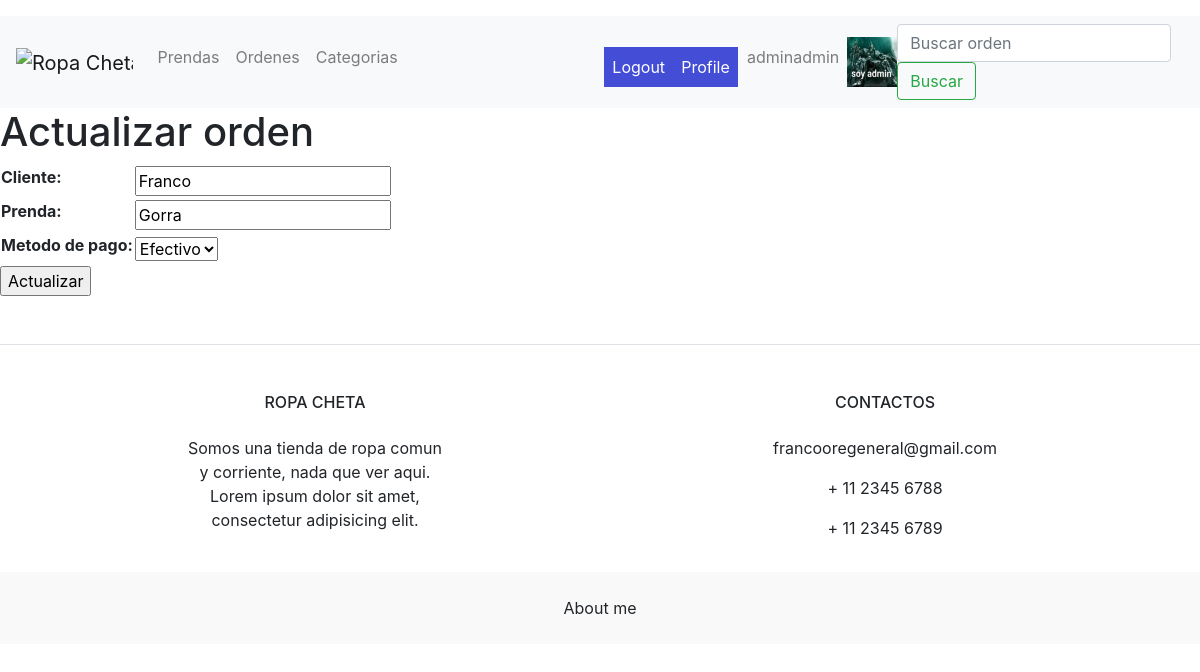
Page /orders/update-order/1/ (signed in) on the committed database.
### users/models.py (models this page shows)
class UserProfile(models.Model):
    class Meta:
        verbose_name_plural = 'Perfiles de usuarios'
    user = models.OneToOneField(User, on_delete=models.CASCADE, related_name='profile', verbose_name='Usuario')
    phone = models.CharField(max_length=25, null=True, blank=True, verbose_name='Numero telefonico')
    birth_date = models.DateField(null=True, blank=True, verbose_name='Fecha de nacimiento')
    profile_picture = models.ImageField(upload_to='profile_images', null=True, blank=True)

### orders/models.py (models this page shows)
class Order(models.Model):
    class Meta:
        verbose_name_plural = 'Ordenes'
    CHOICES = (
        ('Cash', 'Efectivo'),
        ('Card', 'Tarjeta'),
    )
    client = models.CharField(max_length=123, verbose_name= 'Cliente')
    garment = models.CharField(max_length=123, verbose_name= 'Prenda')
    creation_time = models.DateTimeField(auto_now_add=True, verbose_name= 'Fecha de creación')
    payment_method = models.CharField(choices=CHOICES, max_length=4, verbose_name= 'Metodo de pago')

### orders/views.py (the view, shortened to what this page needs)
# urls.py: path('update-order/<int:pk>/', update_order, name='update_order'),
@user_passes_test(lambda u: u.is_superuser)
def update_order(request, pk):
    provider = Order.objects.get(id=pk)
    if request.method == 'GET':
        context = {
            'form': OrderForm(
                initial={
                    'client':provider.client,
                    'garment':provider.garment,
                    'payment_method':provider.payment_method,
                }
            )
        }
        return render(request, 'orders/update_order.html', context=context)

### orders/forms.py
class OrderForm(forms.Form):
    CHOICES = (
    ('Cash', 'Efectivo'),
    ('Card', 'Tarjeta'),
)
    client = forms.CharField(max_length=123, label = 'Cliente')
    garment = forms.CharField(max_length=123, label = 'Prenda')
    payment_method = forms.ChoiceField(choices = CHOICES, label = 'Metodo de pago')

### Templates/orders/update_order.html (shortened to what this page needs)
{% extends 'base.html' %}
{% block content %}
    <h1>Actualizar orden</h1>
    {% if form %}
        <form action="" method="POST">
            <table>
                {{form.as_table}}
            </table>
            <input type="submit" value="Actualizar">
        </form>
    {% endif %}
{% endblock %}
{% block search %}
<form class="form-inline my-2 my-lg-0" action="/orders/list-orders" method="GET">
    <input class="form-control mr-sm-2" type="search" placeholder="Buscar orden" aria-label="Search" name="search">
    <button class="btn btn-outline-success my-2 my-sm-0" type="submit">Buscar</button>
{% endblock %}

### Templates/base.html (shortened to what this page needs)
<!DOCTYPE html>
<html lang="en">
<head>
    <link rel="stylesheet" href="https://cdn.jsdelivr.net/npm/bootstrap@4.6.2/dist/css/bootstrap.min.css">
</head>
<body>
    <p style="background-image: url('https://i.ibb.co/hmWLZ6V/Captura-de-pantalla-2023-02-04-213633-removebg-preview.png');">
    <header>
        <nav class="navbar navbar-expand-lg navbar-light bg-light">
            <a class="navbar-brand" href="/"><img src="https://i.ibb.co/hmWLZ6V/Captura-de-pantalla-2023-02-04-213633-removebg-preview.png" alt="Ropa Cheta" width="150" height="45" ></a>
            <div class="collapse navbar-collapse" id="navbarSupportedContent">
                <ul class="navbar-nav mr-auto">
                    <li class="nav-item">
                        <a class="nav-link" href="/clothes/list-clothes">Prendas</a>
                    </li>
                    {% if request.user.is_authenticated %}
                        {% if request.user.is_superuser %}
                        <li class="nav-item">
                            <a class="nav-link" href="/orders/list-orders">Ordenes</a>
                        </li>
                        {% endif %}
                    {% endif %}
                    <li class="nav-item">
                        <a class="nav-link" href="/clothes/list-categories">Categorias</a>
                    </li>
                    {% if request.user.is_authenticated %}
                    <li class="nav-item">
                        <a class="nav-link" href="/users/logout/"
                        style="background-color:#434dd6; color: white; border: 0px; position: relative; top: 20%; right: 2%"
                        role="button">Logout</a>
                    </li>
                    <li class="nav-item">
                        <a class="nav-link" href="/users/update/profile/"
                        style="background-color:#434dd6; color: white; border: 0px; position: relative; top: 20%; right: 2%"
                        role='button'>Profile</a>
                    </li>
                    <li class="nav-item">
                        <a class="nav-link" href="/users/update/">{{request.user.username}}</a>
                    </li>
                        {% if request.user.profile.profile_picture.url != '' %}
                            <img src="{{request.user.profile.profile_picture.url}}" alt="profile_picture" width="50px" height="50px">
                        {% endif %}
                    {% endif %}
                </ul>
                {% block search %}
                {% endblock %}
                </form>
            </div>
        </nav>
    </header>
    {% block content %}
    {% endblock %}
    <section class="d-flex justify-content-center justify-content-lg-between p-4 border-bottom">
    </section>
    <section class="">
        <div class="container text-center text-md-start mt-5">
            <div class="row mt-3">
                <div class="col-md-3 col-lg-4 col-xl-3 mx-auto mb-4">
                    <h6 class="text-uppercase fw-bold mb-4">
                        Ropa Cheta
                    </h6>
                    <p>
                        Somos una tienda de ropa comun y corriente, nada que ver aqui. Lorem ipsum
                        dolor sit amet, consectetur adipisicing elit.
                    </p>
                </div>
                <div class="col-md-4 col-lg-3 col-xl-3 mx-auto mb-md-0 mb-4">
                    <h6 class="text-uppercase fw-bold mb-4">Contactos</h6>
                    <p>
                        francooregeneral@gmail.com
                    </p>
                    <p> + 11 2345 6788</p>
                    <p> + 11 2345 6789</p>
                </div>
            </div>
        </div>
    </section>
    <div class="text-center p-4" style="background-color: rgba(0, 0, 0, 0.025);">
        <a class="text-reset fw-bold" href="/about">About me</a>
    </div>
</body>
</html>

### rows in the picture
Order: client "Franco", garment "Gorra", payment_method "Efectivo"

### other values in the picture
{{ request.user.username }} "adminadmin"
